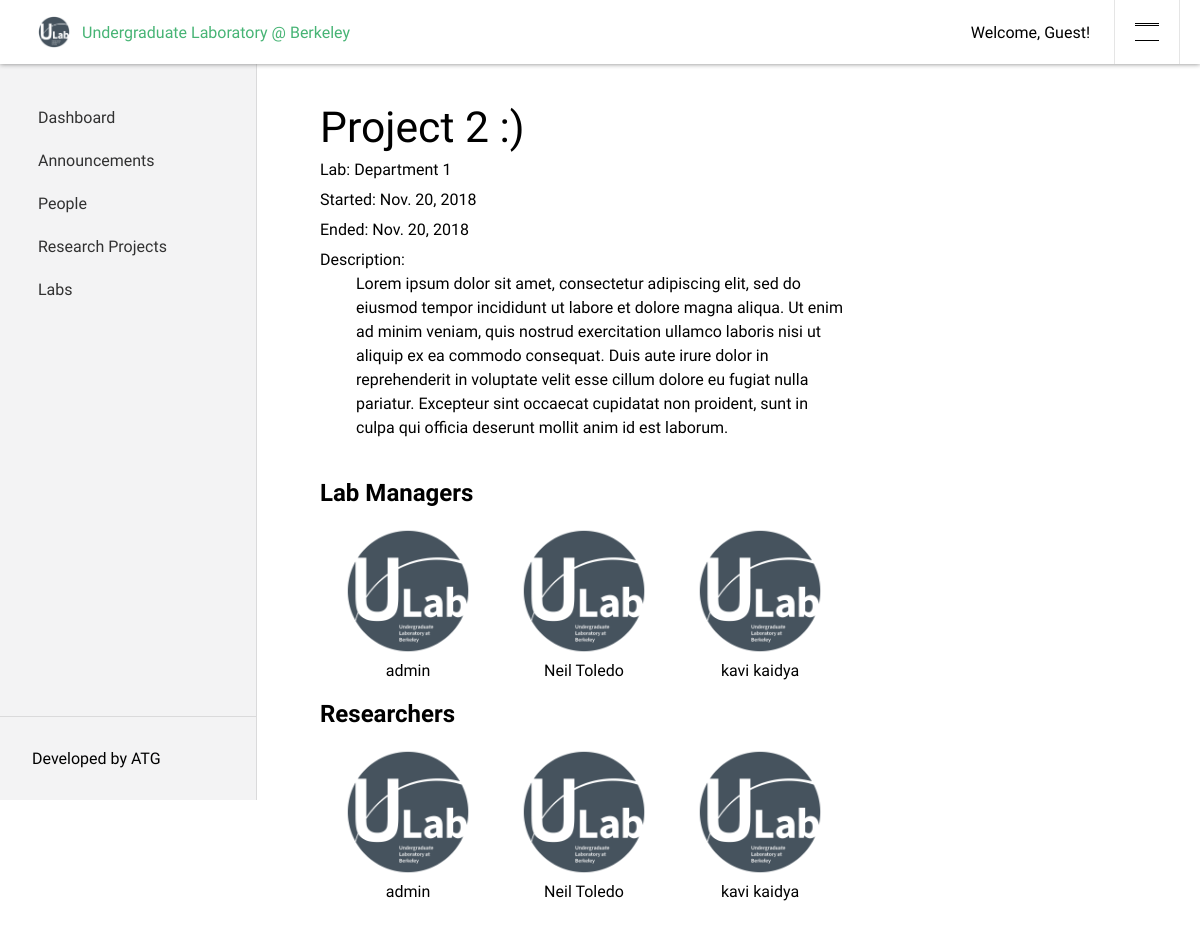
The page /dashboard/projects/2/ on the database its author committed.
### dashboard/models.py (models this page shows, shortened)
class Project(models.Model):
    name = models.CharField(max_length=100)
    lab = models.ForeignKey(Lab, on_delete=models.CASCADE, null=True)
    description = models.TextField(max_length=2500, null=True)
    start_date = models.DateField('Date Started', blank=True, null=True)
    end_date = models.DateField('Date Completed', blank=True, null=True)
    managers = models.ManyToManyField(Member, related_name='managers')
    researchers = models.ManyToManyField(Member, blank=True, related_name='researchers')
    blog_post = models.URLField(null=True, blank=True)
    in_progress = models.BooleanField(default=True)

class Lab(models.Model):
    name = models.CharField(max_length=50)
    managers = models.ManyToManyField(Member, related_name='lab_managers')
    mentors = models.ManyToManyField(Member, related_name='lab_mentors')
    members = models.ManyToManyField(Member, related_name='lab_members')

class Member(models.Model):
    user = models.OneToOneField(AUTH_USER_MODEL, on_delete=models.CASCADE, null=True)
    join_date = models.DateField('Date Joined', default=date.today)
    active = models.BooleanField(default=True)
    about = models.TextField(max_length=750, blank=True, default='')
    linkedin = models.URLField(null=True, blank=True)
    github = models.URLField(null=True, blank=True)
    website = models.URLField(null=True, blank=True)
    @property
    def full_name(self):
      if self.user.first_name and self.user.last_name:
        return f'{self.user.first_name} {self.user.last_name}'
      else:
        return self.user.username

### dashboard/views.py (the view)
    def new_func(request, *args, **kwargs):
        result = handle_login(request)
        if result[0]:
          return result[1]
        else:
          return func(request, *args, **kwargs)

### dashboard/views.py (called while the page is built)
def check_login(func):
    def new_func(request, *args, **kwargs):
        result = handle_login(request)
        if result[0]:
          return result[1]
        else:
          return func(request, *args, **kwargs)
    return new_func

@check_login
def project(request, proj_id):
    project = get_object_or_404(Project, pk=proj_id)
    context = {
      'project': project,
      'form': AuthenticationForm()
    }
    return render(request, 'dashboard/project.html', context)

def handle_login(request):
    if request.method == 'POST':
      if 'username' in request.POST and 'password' in request.POST:
        form = AuthenticationForm(data=request.POST)
        if form.is_valid():
          login(request, form.get_user())
          return (True, redirect(request.get_full_path()))
    return (False, None)

### dashboard/templates/dashboard/project.html (shortened to what this page needs)
{% extends 'dashboard/layout.html' %}
{% load static %}
{% block content %}
    <h1 class='content-title'> {{ project.name }}</h1>
    <p class='msg-description medium-text'>Lab: {{ project.lab.name }}</p>
    <p class='msg-description medium-text'>Started: {{ project.start_date }}</p>
    <p class='msg-description medium-text'>Ended: {{ project.end_date }}</p>
    <p class='msg-description medium-text'>Description:</p>
    <div class='msg-description medium-text about-container'>{{ project.description | linebreaks }}</div>
	<h2> Lab Managers </h2>
	<div class='manager-container'>
		{% for person in project.managers.all %}
			<div class='member-tile'>
			    <a href="{% url 'profile' username=person.user.username %}"> <img class='member-tile-img' src="{% static 'logos/logo_general.png' %}"> </a>
				<a href="{% url 'profile' username=person.user.username %}" class='member-tile-name'> {{ person.full_name }} </a>
			</div>
    	{% endfor %}
	</div>
	<h2> Researchers </h2>
	<div class='manager-container'>
		{% for person in project.researchers.all %}
			<div class='member-tile'>
			    <a href="{% url 'profile' username=person.user.username %}"> <img class='member-tile-img' src="{% static 'logos/logo_general.png' %}"> </a>
				<a href="{% url 'profile' username=person.user.username %}" class='member-tile-name'> {{ person.full_name }} </a>
			</div>
    	{% endfor %}
	</div>
{% endblock %}

### dashboard/static/dashboard/style.css (style rules this page uses)
html, body { font-family: "Raleway", "Helvetica Neue", Helvetica, Arial, sans-serif; margin: 0px; padding: 0px; }
a { text-decoration: none; }
.content-title { font-size: 32pt; font-weight: 100; margin: 0px; }
.msg-description { margin: 0px; padding-top: 6px; width: 60%; min-width: 420px; }
.medium-text { line-height: 1.5; }
.manager-container { display: flex; flex-direction: row; flex-wrap: wrap; }
.member-tile { display: flex; flex-direction: column; padding: 0px 24px; text-decoration: none; }
.member-tile-img { height: 128px; width: 128px; border-radius: 50%; }
.member-tile-name { font-size: 12pt; margin: auto; padding-top: 6px; text-decoration: none; color: black; }
.content-container > p { width: 60%; min-width: 420px; margin: 0px; }
.about-container { margin-left: 36px; padding: 0px; }
.about-container > p { margin: 0px; }

### rows shown on the page
Project: name "Project 2 :)", lab.name "Department 1", start_date "Nov. 20, 2018", end_date "Nov. 20, 2018", description "Lorem ipsum dolor sit amet, consectetur adipiscing elit, sed do eiusmod tempor incididunt ut labore et dolore magna aliqua. Ut enim ad minim veniam, quis nostrud exercitation ullamco laboris nisi ut aliquip ex ea commodo consequat. Duis aute irure dolor in reprehenderit in voluptate velit esse cillum dolore eu fugiat nulla pariatur. Excepteur sint occaecat cupidatat non proident, sunt in culpa qui officia deserunt mollit anim id est laborum."
Member: full_name "admin"
Member: full_name "Neil Toledo"
Member: full_name "kavi kaidya"
